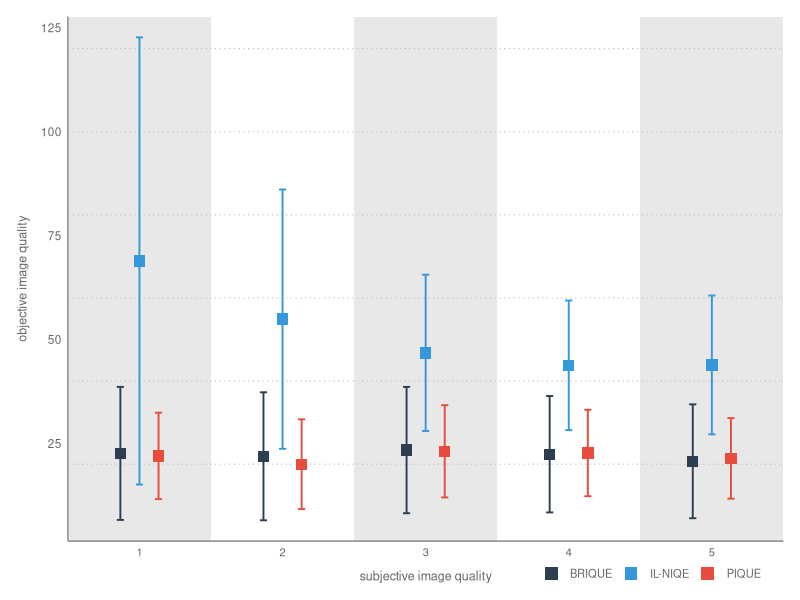

Generate this figure with R:
# ─────────────────────────────────────────────────────────────────────────────
# Grouped Scatter Plot: Subjective Image Quality Assessments
# Requires: ggplot2, tidyr, dplyr
# ─────────────────────────────────────────────────────────────────────────────

library(ggplot2)
library(tidyr)
library(dplyr)

# ── 1. Load data ──────────────────────────────────────────────────────────────
df <- read.csv("./figure2/tracking.csv", check.names = FALSE, fileEncoding = "UTF-8-BOM")

# ── 2. Long data transformation ───────────────────────────────────────────────
df_long <- df %>%
  pivot_longer(
    cols = -Assessment,
    names_to = c(".value", "subjective_image_quality"),
    names_pattern = "(Mean|SD)_(\\d+)"
  ) %>%
  mutate(subjective_image_quality = as.numeric(subjective_image_quality))

# ── 3. Limits & Highlighting Positions ────────────────────────────────────────
x_lo <- 0.5
x_hi <- 5.5

y_lo <- min(df_long$Mean - df_long$SD, na.rm = TRUE) - 5
y_hi <- max(df_long$Mean + df_long$SD, na.rm = TRUE) + 5

# Alternating background panel positions along the X-axis
hl_pos <- c(1, 3, 5)

# ── 4. Plot ───────────────────────────────────────────────────────────────────
p <- ggplot(df_long, aes(x = subjective_image_quality, y = Mean, color = Assessment, group = Assessment)) +
  
  # Background Shading (Alternating columns kept)
  annotate("rect",
           xmin = hl_pos - 0.5, xmax = hl_pos + 0.5,
           ymin = y_lo, ymax = y_hi,
           fill = "grey91") +
  
  # Manual Horizontal Grid Reference Lines only
  geom_hline(yintercept = seq(0, 120, by = 20), linetype = "dotted",
             colour = "grey75", linewidth = 0.4) +
  
  # Data geometries with Grouping (Dodge) effect
  geom_errorbar(
    aes(ymin = Mean - SD, ymax = Mean + SD), 
    position = position_dodge(width = 0.4), 
    width = 0.15,
    linewidth = 0.65
  ) +
  
  geom_point(
    position = position_dodge(width = 0.4), 
    size = 3.5,
    shape = 15
  ) +
  
  # Scale Configuration
  scale_x_continuous(
    limits = c(x_lo, x_hi),
    breaks = 1:5,
    expand = expansion(0)
  ) +
  
  scale_y_continuous(
    limits = c(y_lo, y_hi),
    expand = expansion(0)
  ) +
  
  # Color Palette Styling
  scale_color_manual(
    values = c("BRIQUE" = "#2c3e50", "PIQUE" = "#e74c3c", "IL-NIQE" = "#3498db")
  ) +
  
  # Force legend icons to be boxes and completely remove the title
  guides(
    color = guide_legend(title = NULL, override.aes = list(shape = 15, size = 4, linetype = 0))
  ) +
  
  coord_cartesian(clip = "off") +
  
  labs(
    x = "subjective image quality", 
    y = "objective image quality"
  ) +
  
  # Theme Configuration
  theme_minimal(base_size = 10) +
  theme(
    axis.text.y        = element_text(size = 8.5, colour = "grey40"),
    axis.text.x        = element_text(colour = "grey40"),
    axis.title.x       = element_text(size = 9, colour = "grey40", margin = margin(t = 8)),
    axis.title.y       = element_text(size = 9, colour = "grey40", margin = margin(r = 8)),
    
    axis.line.x        = element_line(colour = "grey55", linewidth = 0.5),
    axis.line.y        = element_line(colour = "grey55", linewidth = 0.5),
    
    panel.grid.major.x = element_blank(),
    panel.grid.major.y = element_blank(),
    panel.grid.minor   = element_blank(),
    
    panel.background   = element_blank(),
    panel.border       = element_blank(),
    
    # Legend repositioned to bottom right without a boundary box
    legend.position    = c(0.98, -0.1),
    legend.justification = c(1, 0),
    legend.direction   = "horizontal",
    legend.background  = element_blank(),
    legend.key         = element_blank(),
    legend.text        = element_text(size = 8, colour = "grey40"),
    legend.margin      = margin(6, 6, 6, 6),
    
    plot.margin        = margin(12, 12, 12, 12)
  )

# ── 5. Save ───────────────────────────────────────────────────────────────────
ggsave(
  filename = "grouped_scatter_plot.png",
  plot     = p,
  width    = 8,  
  height   = 6,
  dpi      = 300,
  bg       = "white"
)

message("Saved: grouped_scatter_plot.png")
